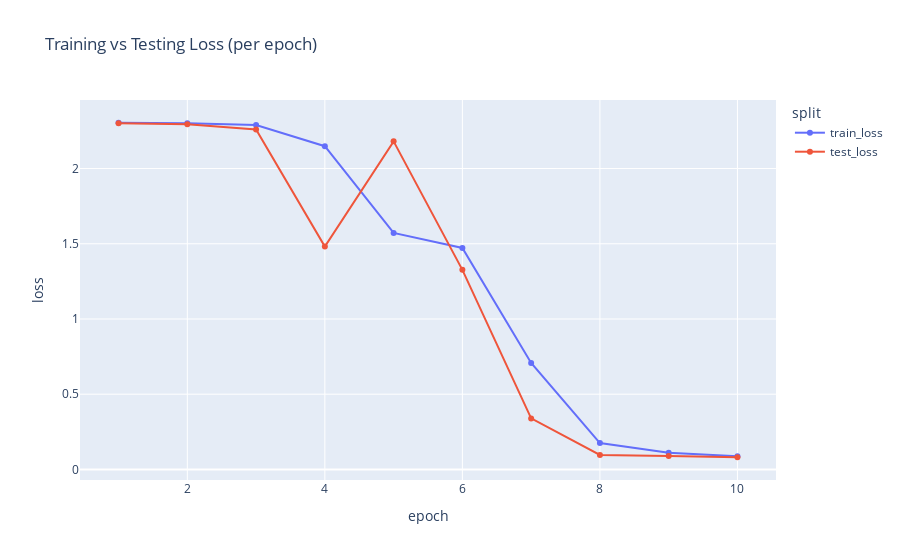
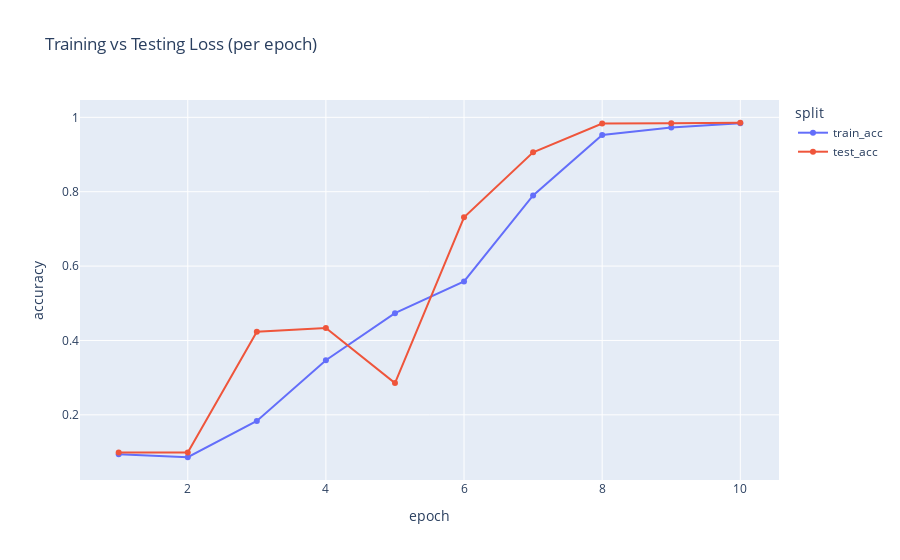

Here is the notebook cell these charts were saved with, in order:
### Markdown cell above
### Testing

### Code cell
# -------------------
# Plot loss curves
# -------------------
df_loss = pd.DataFrame({
    "epoch": list(range(1, num_epochs + 1)),
    "train_loss": train_losses,
    "test_loss": test_losses
})

df_long = df_loss.melt(id_vars="epoch", var_name="split", value_name="loss")

fig = px.line(
    df_long,
    x="epoch",
    y="loss",
    color="split",
    markers=True,
    title="Training vs Testing Loss (per epoch)"
)
fig.show()

df_acc = pd.DataFrame({
    "epoch": list(range(1, num_epochs + 1)),
    "train_acc": train_accs,
    "test_acc": test_accs
})
df_long = df_acc.melt(id_vars="epoch", var_name="split", value_name="accuracy")

fig = px.line(
    df_long,
    x="epoch",
    y="accuracy",
    color="split",
    markers=True,
    title="Training vs Testing Loss (per epoch)"
)
fig.show()


print("Saved: loss_curves.html")

### Figure 1 — Plotly figure (JSON) as saved in the notebook; plotly's stock layout.template omitted (floating-point values rounded to 4 significant figures)
{"data": [{"hovertemplate": "split=train_loss<br>epoch=%{x}<br>loss=%{y}<extra></extra>", "legendgroup": "train_loss", "line": {"color": "#636efa", "dash": "solid"}, "marker": {"symbol": "circle"}, "mode": "lines+markers", "name": "train_loss", "orientation": "v", "showlegend": true, "type": "scatter", "x": [1, 2, 3, 4, 5, 6, 7, 8, 9, 10], "xaxis": "x", "y": [2.304, 2.301, 2.289, 2.149, 1.572, 1.472, 0.7077, 0.1752, 0.1104, 0.08809], "yaxis": "y"}, {"hovertemplate": "split=test_loss<br>epoch=%{x}<br>loss=%{y}<extra></extra>", "legendgroup": "test_loss", "line": {"color": "#EF553B", "dash": "solid"}, "marker": {"symbol": "circle"}, "mode": "lines+markers", "name": "test_loss", "orientation": "v", "showlegend": true, "type": "scatter", "x": [1, 2, 3, 4, 5, 6, 7, 8, 9, 10], "xaxis": "x", "y": [2.301, 2.294, 2.259, 1.481, 2.181, 1.326, 0.3392, 0.0958, 0.08864, 0.08085], "yaxis": "y"}], "layout": {"legend": {"title": {"text": "split"}, "tracegroupgap": 0}, "title": {"text": "Training vs Testing Loss (per epoch)"}, "xaxis": {"anchor": "y", "domain": [0, 1], "title": {"text": "epoch"}}, "yaxis": {"anchor": "x", "domain": [0, 1], "title": {"text": "loss"}}}}

### Figure 2 — Plotly figure (JSON) as saved in the notebook; plotly's stock layout.template omitted (floating-point values rounded to 4 significant figures)
{"data": [{"hovertemplate": "split=train_acc<br>epoch=%{x}<br>accuracy=%{y}<extra></extra>", "legendgroup": "train_acc", "line": {"color": "#636efa", "dash": "solid"}, "marker": {"symbol": "circle"}, "mode": "lines+markers", "name": "train_acc", "orientation": "v", "showlegend": true, "type": "scatter", "x": [1, 2, 3, 4, 5, 6, 7, 8, 9, 10], "xaxis": "x", "y": [0.09375, 0.08594, 0.1836, 0.3469, 0.4734, 0.5586, 0.7898, 0.9523, 0.9727, 0.9844], "yaxis": "y"}, {"hovertemplate": "split=test_acc<br>epoch=%{x}<br>accuracy=%{y}<extra></extra>", "legendgroup": "test_acc", "line": {"color": "#EF553B", "dash": "solid"}, "marker": {"symbol": "circle"}, "mode": "lines+markers", "name": "test_acc", "orientation": "v", "showlegend": true, "type": "scatter", "x": [1, 2, 3, 4, 5, 6, 7, 8, 9, 10], "xaxis": "x", "y": [0.09854, 0.09854, 0.4233, 0.4334, 0.2856, 0.7312, 0.9059, 0.9832, 0.9843, 0.9854], "yaxis": "y"}], "layout": {"legend": {"title": {"text": "split"}, "tracegroupgap": 0}, "title": {"text": "Training vs Testing Loss (per epoch)"}, "xaxis": {"anchor": "y", "domain": [0, 1], "title": {"text": "epoch"}}, "yaxis": {"anchor": "x", "domain": [0, 1], "title": {"text": "accuracy"}}}}
